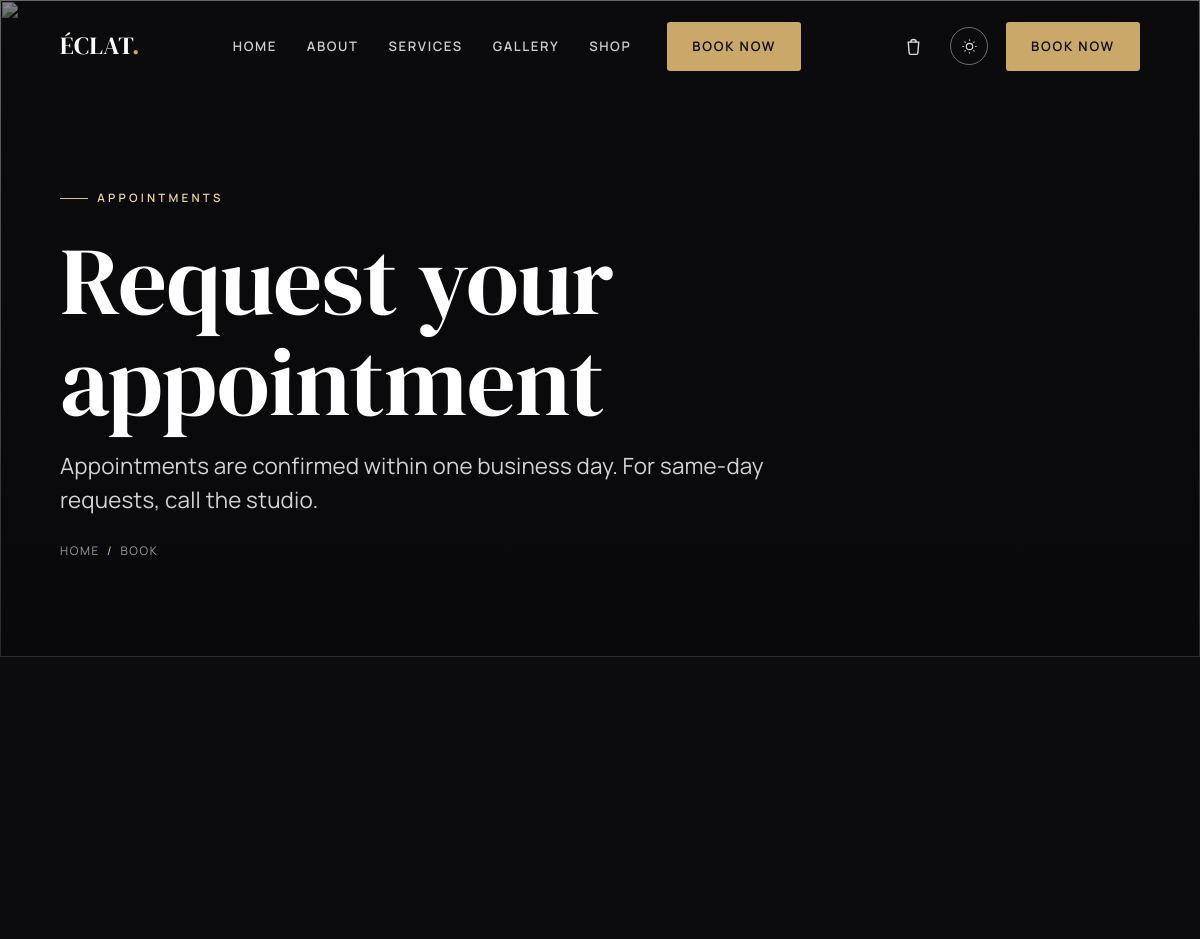
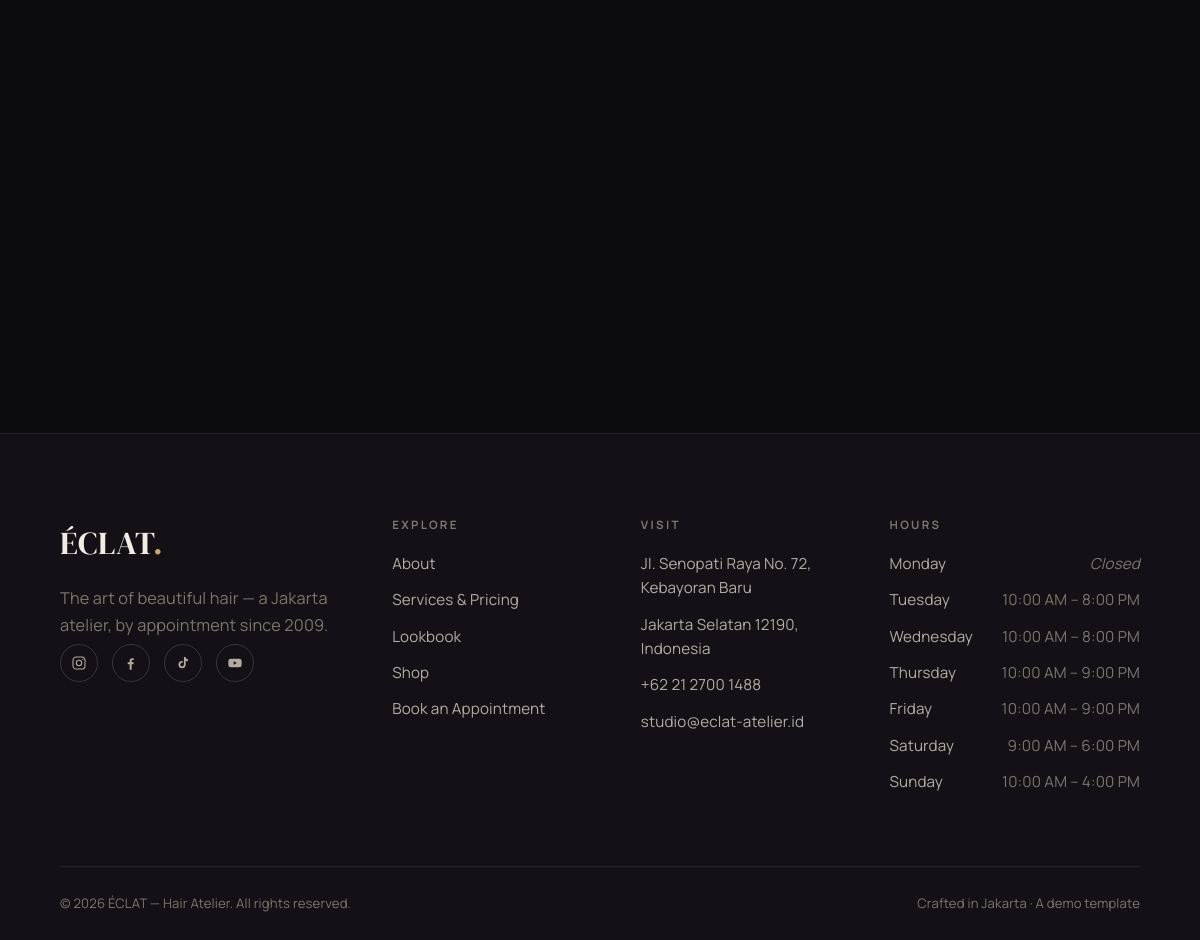
Screenshot of /book with the database file from the repository (2 pictures, top to bottom).
### tables this page shows
CREATE TABLE opening_hours (
    id         INT AUTO_INCREMENT PRIMARY KEY,
    day_order  TINYINT      NOT NULL,
    day_name   VARCHAR(12)  NOT NULL,
    open_time  TIME         NULL,
    close_time TIME         NULL,
    is_closed  TINYINT(1)   NOT NULL DEFAULT 0
);

### app/controllers/book.php (called while the page is built, shortened)
<?php
$errors  = [];
$services = get_services();
$old = ['name' => '', 'email' => '', 'phone' => '', 'service_id' => '', 'preferred_date' => '', 'message' => ''];
render('book', [
    'title'    => 'Book an Appointment — ' . get_setting('site_name_full'),
    'meta'     => 'Request an appointment at ' . get_setting('site_name') . '.',
    'active'   => '',
    'css'      => ['book'],
    'js'       => ['pages/book'],
    'services' => $services,
    'hours'    => get_opening_hours(),
    'errors'   => $errors,
    'old'      => $old,
]);

### public/index.php (called while the page is built, shortened)
<?php
$routes = require APP_PATH . '/routes.php';
$uri  = parse_url($_SERVER['REQUEST_URI'] ?? '/', PHP_URL_PATH) ?? '/';
if (BASE_URL !== '') {
    if ($uri === BASE_URL) {
        $uri = '/';
    } elseif (str_starts_with($uri, BASE_URL . '/')) {
        $uri = substr($uri, strlen(BASE_URL));
    }
}
$path = '/' . trim($uri, '/');
$controller = $routes[$path] ?? null;
if ($controller === null) {
    http_response_code(404);
    $controller_file = APP_PATH . '/controllers/not_found.php';
} else {
    $controller_file = APP_PATH . '/controllers/' . $controller . '.php';
}
require $controller_file;

### app/models/settings.php (called while the page is built, shortened)
<?php
function get_setting(string $key, string $default = ''): string {
    static $cache = null;
    if ($cache === null) {
        $cache = [];
        foreach (q('SELECT skey, svalue FROM settings') as $r) {
            $cache[$r['skey']] = $r['svalue'];
        }
    }
    return $cache[$key] ?? $default;
}

### app/database.php (called while the page is built, shortened)
<?php
function db(): PDO {
    static $pdo = null;
    if ($pdo instanceof PDO) {
        return $pdo;
    }
    $opts = [
        PDO::ATTR_ERRMODE            => PDO::ERRMODE_EXCEPTION,
        PDO::ATTR_DEFAULT_FETCH_MODE => PDO::FETCH_ASSOC,
        PDO::ATTR_EMULATE_PREPARES   => false,
    ];
    try {
        if (DB_DRIVER === 'sqlite') {
            $pdo = new PDO('sqlite:' . DB_SQLITE_PATH, null, null, $opts);
            $pdo->exec('PRAGMA foreign_keys = ON');
        } else {
            $dsn = sprintf('mysql:host=%s;port=%s;dbname=%s;charset=utf8mb4',
                DB_HOST, DB_PORT, DB_NAME);
            $pdo = new PDO($dsn, DB_USER, DB_PASS, $opts);
        }
    } catch (PDOException $ex) {
        http_response_code(500);
        exit(APP_DEBUG
            ? 'Database connection failed: ' . $ex->getMessage()
            : 'The site is temporarily unavailable. Please try again shortly.');
    }
    return $pdo;
}
function q(string $sql, array $params = []): array {
    $stmt = db()->prepare($sql);
    $stmt->execute($params);
    return $stmt->fetchAll();
}

### app/models/hours.php (called while the page is built, shortened)
<?php
function get_opening_hours(): array {
    return q('SELECT day_name, open_time, close_time, is_closed
              FROM opening_hours ORDER BY day_order ASC');
}

### app/views/pages/book.php (the view, shortened to what this page needs)
<section class="page-hero">
    <div class="page-hero-bg"><img src="<?= e(url('assets/img/hero/book-hero.jpg')) ?>" alt="" aria-hidden="true"></div>
    <div class="container">
        <span class="eyebrow">Appointments</span>
        <h1>Request your appointment</h1>
        <p class="lede"><?= e(get_setting('booking_note')) ?></p>
        <div class="breadcrumb"><a href="<?= e(url('')) ?>">Home</a><span class="sep">/</span>Book</div>
    </div>
</section>
<section class="section">
    <div class="container book-grid">
    </div>
</section>

### app/views/partials/footer.php
<?php
$hours   = get_opening_hours();
$ig = get_setting('instagram'); $fb = get_setting('facebook');
$tt = get_setting('tiktok');    $yt = get_setting('youtube');
?>
<footer class="site-footer">
    <div class="container">
        <div class="footer-top">
            <div class="footer-brand">
                <div class="brand"><?= e(get_setting('site_name')) ?><span class="dot">.</span></div>
                <p><?= e(get_setting('tagline')) ?> — a Jakarta atelier, by appointment since <?= e(get_setting('founded_year')) ?>.</p>
                <div class="socials">
                    <a href="<?= e($ig) ?>" aria-label="Instagram"><svg viewBox="0 0 24 24" fill="none" stroke="currentColor" stroke-width="1.6"><rect x="3" y="3" width="18" height="18" rx="5"/><circle cx="12" cy="12" r="4"/><circle cx="17.5" cy="6.5" r="1" fill="currentColor" stroke="none"/></svg></a>
                    <a href="<?= e($fb) ?>" aria-label="Facebook"><svg viewBox="0 0 24 24" fill="currentColor"><path d="M13 22v-8h2.7l.4-3H13V9c0-.9.3-1.5 1.6-1.5H16V4.9c-.3 0-1.2-.1-2.3-.1-2.3 0-3.7 1.4-3.7 3.9V11H7v3h3v8z"/></svg></a>
                    <a href="<?= e($tt) ?>" aria-label="TikTok"><svg viewBox="0 0 24 24" fill="currentColor"><path d="M16 3c.3 2 1.6 3.6 3.6 3.9v2.6c-1.3.1-2.6-.3-3.6-1v5.9a5.4 5.4 0 1 1-5.4-5.4c.3 0 .6 0 .9.1v2.7a2.7 2.7 0 1 0 1.9 2.6V3z"/></svg></a>
                    <a href="<?= e($yt) ?>" aria-label="YouTube"><svg viewBox="0 0 24 24" fill="currentColor"><path d="M22 12s0-3-.4-4.4a2.3 2.3 0 0 0-1.6-1.6C18.5 5.6 12 5.6 12 5.6s-6.5 0-8 .4A2.3 2.3 0 0 0 2.4 7.6C2 9 2 12 2 12s0 3 .4 4.4a2.3 2.3 0 0 0 1.6 1.6c1.5.4 8 .4 8 .4s6.5 0 8-.4a2.3 2.3 0 0 0 1.6-1.6C22 15 22 12 22 12zm-12 2.8V9.2l4.8 2.8z"/></svg></a>
                </div>
            </div>
            <div class="footer-col">
                <h4>Explore</h4>
                <ul>
                    <li><a href="<?= e(url('about')) ?>">About</a></li>
                    <li><a href="<?= e(url('services')) ?>">Services &amp; Pricing</a></li>
                    <li><a href="<?= e(url('gallery')) ?>">Lookbook</a></li>
                    <li><a href="<?= e(url('shop')) ?>">Shop</a></li>
                    <li><a href="<?= e(url('book')) ?>">Book an Appointment</a></li>
                </ul>
            </div>
            <div class="footer-col">
                <h4>Visit</h4>
                <ul>
                    <li><?= e(get_setting('address_line1')) ?></li>
                    <li><?= e(get_setting('address_line2')) ?></li>
                    <li><a href="tel:<?= e(preg_replace('/[^0-9+]/', '', get_setting('phone'))) ?>"><?= e(get_setting('phone')) ?></a></li>
                    <li><a href="mailto:<?= e(get_setting('email')) ?>"><?= e(get_setting('email')) ?></a></li>
                </ul>
            </div>
            <div class="footer-col">
                <h4>Hours</h4>
                <ul>
                    <?php foreach ($hours as $h): ?>
                        <li class="hours-row<?= $h['is_closed'] ? ' closed' : '' ?>">
                            <span class="d"><?= e($h['day_name']) ?></span>
                            <span class="t"><?= $h['is_closed'] ? 'Closed' : e(fmt_time($h['open_time']) . ' – ' . fmt_time($h['close_time'])) ?></span>
                        </li>
                    <?php endforeach; ?>
                </ul>
            </div>
        </div>
        <div class="footer-bottom">
            <span>© <?= date('Y') ?> <?= e(get_setting('site_name_full')) ?>. All rights reserved.</span>
            <span>Crafted in Jakarta · A demo template</span>
        </div>
    </div>
</footer>

### public/assets/css/base/tokens.css (style rules this page uses)
:root { --font-display: "DM Serif Display", Georgia, "Times New Roman", serif; --font-body: "Manrope", system-ui, -apple-system, Segoe UI, Roboto, sans-serif; --fs-eyebrow: 0.72rem; --fs-body: 1.02rem; --fs-lead: clamp(1.12rem, 0.6rem + 1.1vw, 1.4rem); --h4: clamp(1.05rem, 0.9rem + 0.6vw, 1.3rem); --h3: clamp(1.4rem, 1rem + 1.4vw, 2rem); --h2: clamp(2.05rem, 1.2rem + 3.4vw, 3.4rem); --h1: clamp(2.9rem, 1.2rem + 7vw, 6rem); --container: 1220px; --container-narrow: 880px; --gutter: clamp(20px, 5vw, 64px); --section-y: clamp(60px, 6vw, 104px); --radius: 3px; --radius-lg: 6px; --ease: cubic-bezier(0.2, 0.6, 0.2, 1); --dur: 0.65s; --dur-fast: 0.28s; }
:root, [data-theme="dark"] { --bg: #0c0b0e; --bg-2: #131116; --bg-3: #1b181f; --text: #f2ede4; --text-2: #b3aca1; --text-3: #7d766c; --line: #29242f; --line-2: #3a3442; --accent: #c9a86a; --accent-2: #e2c993; --accent-ink: #0c0b0e; --overlay: linear-gradient(180deg, rgba(8,7,10,0.25) 0%, rgba(8,7,10,0.72) 100%); --shadow: 0 24px 60px -28px rgba(0,0,0,0.7); --img-filter: grayscale(0.15) contrast(1.02); }

### public/assets/css/base/typography.css (style rules this page uses)
body { font-family: var(--font-body); font-size: var(--fs-body); font-weight: 400; color: var(--text); background: var(--bg); letter-spacing: 0.01em; transition: background var(--dur-fast) var(--ease), color var(--dur-fast) var(--ease); }
h1, h2, h3, h4 { font-family: var(--font-display); font-weight: 400; line-height: 1.06; letter-spacing: -0.005em; color: var(--text); }
h1 { font-size: var(--h1); font-weight: 400; }
h4 { font-size: var(--h4); line-height: 1.2; }
p { color: var(--text-2); }
.eyebrow { font-family: var(--font-body); font-size: var(--fs-eyebrow); font-weight: 600; letter-spacing: 0.28em; text-transform: uppercase; color: var(--accent); display: inline-flex; align-items: center; gap: 0.8em; }
.eyebrow::before { content: ""; width: 28px; height: 1px; background: var(--accent); opacity: 0.7; }
.lede { font-size: var(--fs-lead); line-height: 1.5; color: var(--text-2); }

### public/assets/css/components/layout.css (style rules this page uses)
.container { width: 100%; max-width: var(--container); margin-inline: auto; padding-inline: var(--gutter); }
.section { padding-block: var(--section-y); }

### public/assets/css/components/header.css (style rules this page uses)
.brand { font-family: var(--font-display); font-size: 1.55rem; font-weight: 400; letter-spacing: 0.02em; color: var(--text); transition: color var(--dur-fast) var(--ease); }
.brand .dot { color: var(--accent); }

### public/assets/css/components/hero.css (style rules this page uses)
.page-hero { position: relative; padding-top: 180px; padding-bottom: clamp(60px, 8vw, 110px); overflow: hidden; }
.page-hero-bg { position: absolute; inset: 0; z-index: -2; }
.page-hero-bg img { width: 100%; height: 100%; object-fit: cover; filter: grayscale(0.5) brightness(0.7); }
.page-hero-bg::after { content: ""; position: absolute; inset: 0; background: var(--overlay); }
.page-hero h1 { color: #fff; max-width: 18ch; }
.page-hero .eyebrow { color: #edd6a6; margin-bottom: 22px; }
.page-hero .eyebrow::before { background: #edd6a6; opacity: 0.9; }
.page-hero .lede { color: rgba(255,255,255,0.82); max-width: 52ch; margin-top: 0.7em; }
.breadcrumb { margin-top: 26px; font-size: 0.74rem; letter-spacing: 0.14em; text-transform: uppercase; color: rgba(255,255,255,0.6); }
.breadcrumb .sep { margin-inline: 0.6em; color: var(--accent-2); }

### public/assets/css/pages/book.css (style rules this page uses)
.book-grid { display: grid; grid-template-columns: 1.4fr 1fr; gap: clamp(40px, 5vw, 80px); align-items: start; }

### rows the page displays
opening_hours: day_name "Monday", is_closed "Closed"
opening_hours: day_name "Tuesday", open_time+close_time "10:00 AM – 8:00 PM"
opening_hours: day_name "Wednesday", open_time+close_time "10:00 AM – 8:00 PM"
opening_hours: day_name "Thursday", open_time+close_time "10:00 AM – 9:00 PM"
opening_hours: day_name "Friday", open_time+close_time "10:00 AM – 9:00 PM"
opening_hours: day_name "Saturday", open_time+close_time "9:00 AM – 6:00 PM"
opening_hours: day_name "Sunday", open_time+close_time "10:00 AM – 4:00 PM"

### other values shown
get_setting('site_name') "ÉCLAT"
$label "HOME"
$label "ABOUT"
$label "SERVICES"
$label "GALLERY"
$label "SHOP"
get_setting('booking_note') "Appointments are confirmed within one business day. For same-day requests, call the studio."
get_setting('tagline') "The art of beautiful hair"
get_setting('founded_year') "2009"
get_setting('address_line1') "Jl. Senopati Raya No. 72, Kebayoran Baru"
get_setting('address_line2') "Jakarta Selatan 12190, Indonesia"
get_setting('phone') "+62 21 2700 1488"
get_setting('email') "studio@eclat-atelier.id"
get_setting('site_name_full') "ÉCLAT — Hair Atelier"
